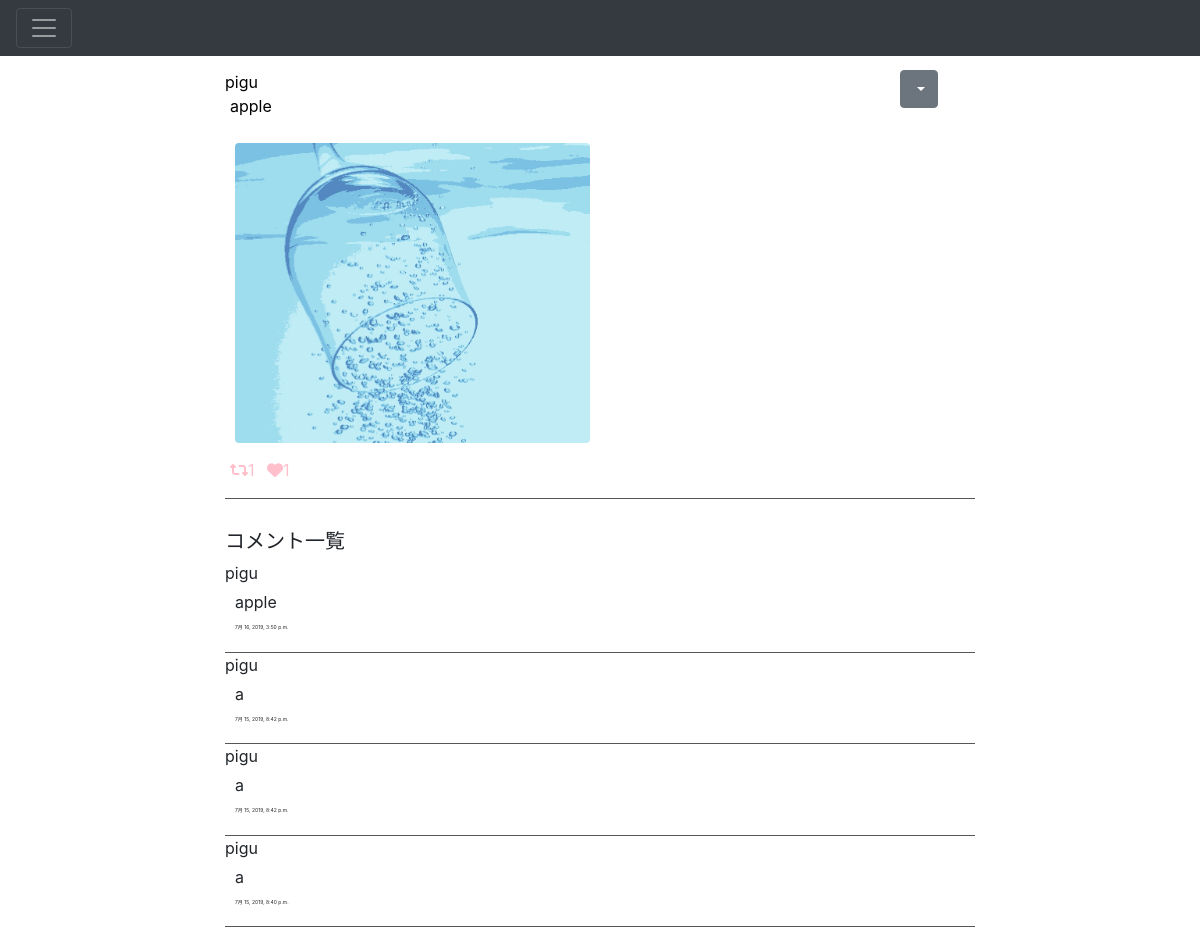
Before: /photos/5/ (signed in) with the older database file.
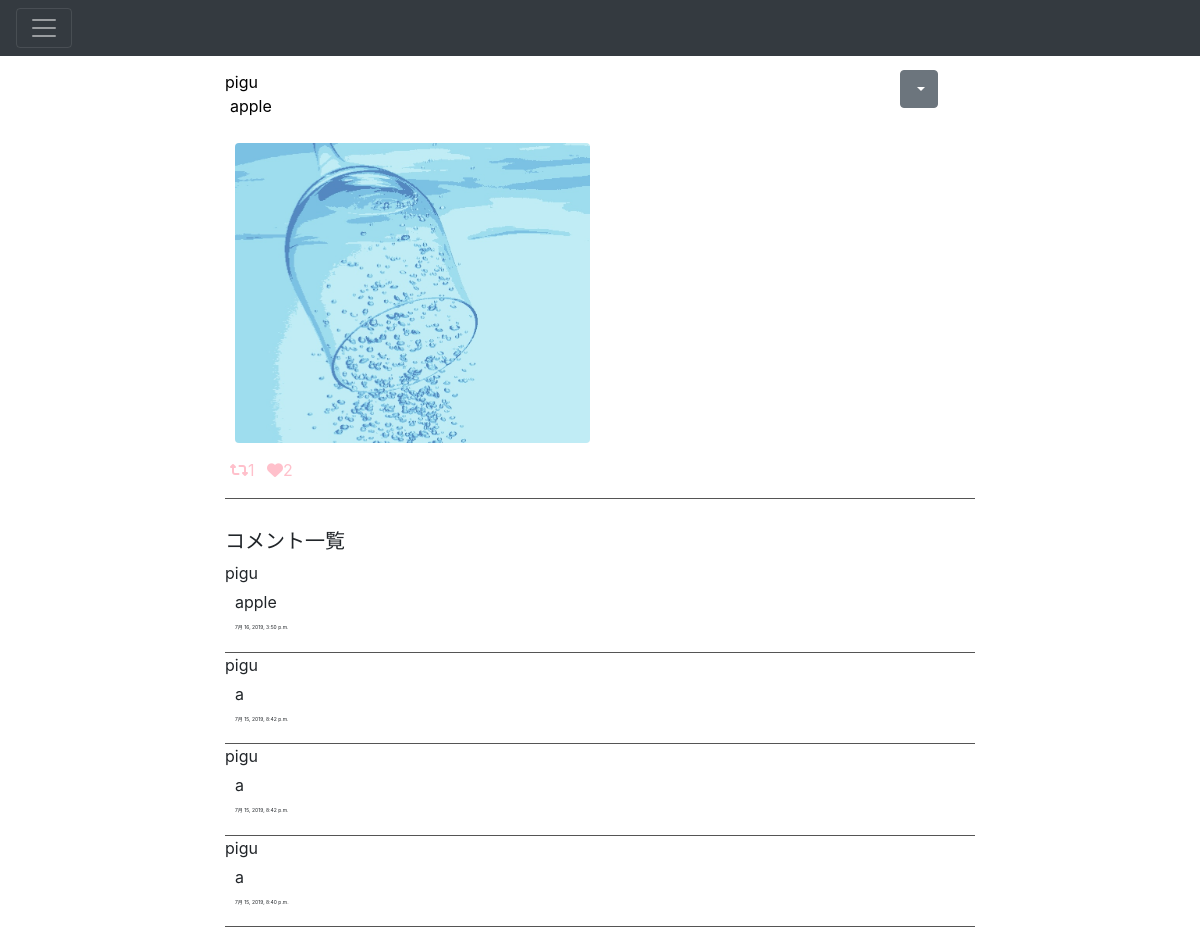
After: the same page with the newer database file.
### app/models.py (models this page shows, shortened)
class Photo(models.Model):
    comment = models.TextField(max_length=1000)
    image = models.ImageField(upload_to = 'photos', blank=True, null=True)
    created_at = models.DateTimeField(auto_now=True)
    user = models.ForeignKey(User, on_delete=models.CASCADE)
    created_at = models.DateTimeField(auto_now=True)
    share_id = models.IntegerField(default=-1)
    good_count = models.IntegerField(default=0)
    share_count = models.IntegerField(default=0)
    class Meta:
        ordering = ('-created_at',)

### app/views.py (the view)
# urls.py: path('photos/<int:pk>/', views.photos_detail, name='photos_detail'),
@login_required
def photos_detail(request, pk):
    photo = get_object_or_404(Photo, pk=pk)
    comments = photo.comment_photo.all()
    user = photo.user
    good_user = user.good_user.all()
    return render(request, 'app/photos_detail.html', {'photo': photo, 'good_user':good_user, 'comments': comments})

### app/templates/app/photos_detail.html (shortened to what this page needs)
{% extends 'app/base.html' %}
{% block content %}
<div class="tweet">
    <div class="clone">
      <div class="dropdown">
        <button class="btn btn-secondary dropdown-toggle" type="button" id="dropdownMenu2" data-toggle="dropdown" aria-haspopup="true" aria-expanded="false">
        </button>
      </div>
    </div>
    <div class="tweet-info">
      <a href="{% url 'app:users_detail' photo.user.id %}">
        <span>{{ photo.user }}</span>
      </a>
    </div>
    <div class='tweet-content'>
      <div class='tweet-content-main'>
        {{ photo.comment }}
      </div>
    </div>
    {% if photo.image %}
    <div class="photo">
      <a href="{% url 'app:photos_detail' photo.id %}">
        <img src="{{ photo.image.url }}" class="photo-img">
      </a>
    </div>
    {% endif %}
    <p class="message_owner">
      <a href="{% url 'app:share' photo.id %}"><span class="photo_counter"><i class="fas fa-retweet"></i>{{photo.share_count}}</span></a>
      <a href="{% url 'app:good' photo.id %}"><span class="photo_counter">&ensp;<i class="fas fa-heart"></i>{{photo.good_count}}</span></a>
    </p>
  </div>
<h5>コメント一覧</h5>
{% for item in comments %}
<div class="comment">
  <div class='comment_user'>
    {{item.user}}
  </div>
  <div class='comment_main'>
    {{ item.text }}
  </div>
  <div class='comment_detail'>
    {{ item.created_at}}
  </div>
</div>
{% endfor %}
{% endblock %}

Changed rows visible on the page:
changed Photo "apple": good_count "1" → "2"
